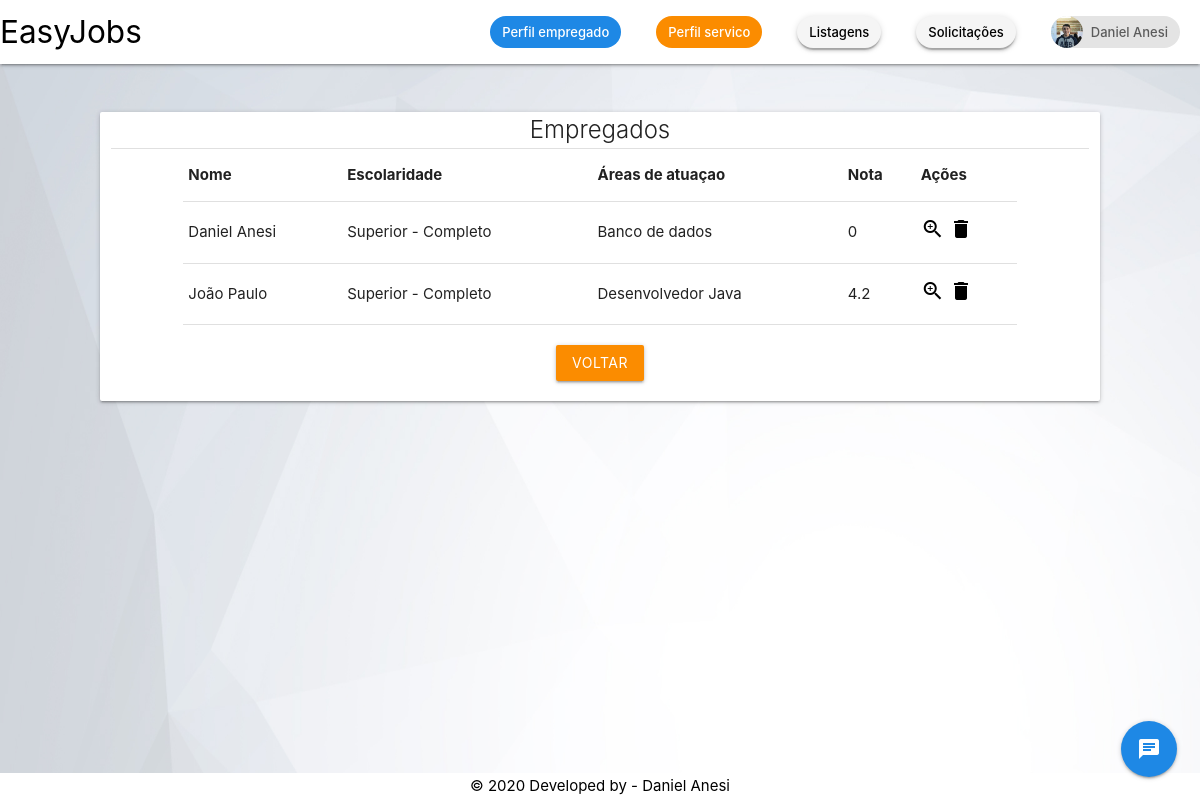
Page /Tela/listagemEmpregado.php (signed in) on the committed database.
### tables this page shows
CREATE TABLE `empregado` (
  `id_usuario` int(11) NOT NULL,
  `escolaridade` varchar(220) NOT NULL,
  `area_atuacao` varchar(255) NOT NULL,
  `nota` varchar(45) DEFAULT NULL
);

CREATE TABLE `usuario` (
  `id_usuario` int(11) NOT NULL,
  `nome` varchar(220) NOT NULL,
  `cpf` varchar(14) NOT NULL,
  `nascimento` date NOT NULL,
  `telefone` varchar(15) DEFAULT NULL,
  `email` varchar(220) NOT NULL,
  `senha` varchar(220) NOT NULL,
  `foto` varchar(220) DEFAULT NULL,
  `admin` tinyint(4) DEFAULT NULL,
  `id_endereco` int(11) NOT NULL,
  `deletado` int(1) DEFAULT 0
);

### Controle/EmpregadoPDO.php (called while the page is built, shortened)
<?php
include_once __DIR__ . './../Controle/UsuarioPDO.php';
include_once __DIR__ . './../Modelo/Empregado.php';
include_once __DIR__ . './../Modelo/Usuario.php';
class EmpregadoPDO
{
    function selectEmpregado()
    {
        $con = new conexao();
        $pdo = $con->getConexao();
        $stmt = $pdo->prepare('select * from empregado ;');
        $stmt->execute();
        if ($stmt->rowCount() > 0) {
            return $stmt;
        } else {
            return false;
        }
    }
}

### Controle/UsuarioPDO.php (called while the page is built, shortened)
<?php
        include_once __DIR__.'/../Modelo/Empregado.php';
        include_once __DIR__.'/../Controle/EmpregadoPDO.php';
        include_once __DIR__.'/../Modelo/Usuario.php';
    class UsuarioPDO
    {
        function selectUsuarioId_usuario($id_usuario)
        {
            $con = new conexao();
            $pdo = $con->getConexao();
            $stmt = $pdo->prepare('select * from usuario where id_usuario = :id_usuario;');
            $stmt->bindValue(':id_usuario', $id_usuario);
            $stmt->execute();
            if ($stmt->rowCount() > 0) {
                return $stmt;
            } else {
                return false;
            }
        }
    }

### Modelo/Usuario.php (called while the page is built, shortened)
<?php
    class Usuario
    {
        private $nome;
        public function __construct()
        {
            if (func_num_args() != 0) {
                $atributos = func_get_args()[0];
            }
        }
        public function getNome()
        {
            return $this->nome;
        }
    }

### Modelo/Empregado.php (called while the page is built, shortened)
<?php
$pontos = "";
if (realpath("./index.php")) {
    $pontos = './';
} else {
    if (realpath("../index.php")) {
        $pontos = '../';
    } else {
        if (realpath("../../index.php")) {
            $pontos = '../../';
        }
    }
}
include_once $pontos . 'Modelo/Usuario.php';
class Empregado extends Usuario {
private $id_usuario;
private $escolaridade;
private $area_atuacao;
private $nota;
public function __construct() {
    if (func_num_args() != 0) {
        $atributos = func_get_args()[0];
        }
    }
     public function getId_usuario(){
         return $this->id_usuario;
     }
     public function getEscolaridade(){
         return $this->escolaridade;
     }
     public function getArea_atuacao(){
         return $this->area_atuacao;
     }
     public function getNota(){
         return $this->nota;
     }
}

### Tela/listagemEmpregado.php (the view, shortened to what this page needs)
<!DOCTYPE html>
<html>
<head>
    <?php
        include_once '../Base/header.php';
        include_once '../Controle/EmpregadoPDO.php';
        include_once '../Controle/UsuarioPDO.php';
        include_once '../Modelo/Empregado.php';
        include_once '../Modelo/Usuario.php';
    ?>
<body class="homeimg">
<?php
    include_once '../Base/iNav.php';
?>
<main>
    <div class="row " style="margin-top: 5vh;">
        <div class="card col l10 offset-l1 m10 offset-m1 s12">
            <div class="card-title center">Empregados</div>
            <div class="divider"></div>
            <div class="row">
                <table class="highlight responsive-table col l10 offset-l1 hide-on-small-only">
                    <thead>
                    <tr>
                        <th>Nome</th>
                        <th>Escolaridade</th>
                        <th>Áreas de atuaçao</th>
                        <th>Nota</th>
                        <th>Ações</th>
                    </tr>
                    </thead>
                    <tbody>
                    <?php
                        $stmtEmpregados = $empregadoPDO->selectEmpregado();
                        while ($linha = $stmtEmpregados->fetch()) {
                            $empregado = new Empregado($linha);
                            $usuario = new Usuario($usuarioPDO->selectUsuarioId_usuario($empregado->getId_usuario())->fetch());
                            ?>
                            <tr>
                                <td><?= $usuario->getNome() ?></td>
                                <td><?= $empregado->getEscolaridade() ?></td>
                                <td><?= $empregado->getArea_atuacao() ?></td>
                                <td><?= $empregado->getNota() == "" ? '0' : $empregado->getNota() ?></td>
                                <td>
                                    <a href="./verEmpregado.php?id=<?= $empregado->getId_usuario() ?>"
                                       class="tooltipped" data-position="bottom" data-tooltip="Ver mais"><i
                                                class="material-icons black-text">zoom_in</i></a>
                                    <a href="#!" class="tooltipped modal-trigger exluirEmpregado" id_usuario="<?= $empregado->getId_usuario()?>"
                                       data-position="bottom" data-tooltip="Deletar"><i
                                                class="material-icons black-text">delete</i></a>
                                </td>
                            </tr>
                            <?php
                        }
                    ?>
                    </tbody>
                </table>
            </div>
            <div class="row center">
                <a class="btn orange darken-1 voltar">Voltar</a>
            </div>
        </div>
    </div>
</main>
<?php
    include_once '../Base/footer.php';
?>
</body>
</html>

### css/custom.css (style rules this page uses)
body { display: flex; max-width: 100vw; min-height: 100vh; flex-direction: column; background-image: url('../Img/bg1.jpg'); background-size: 100vw 100vh; background-repeat: no-repeat; background-attachment: fixed; }
main { flex: 1 0 auto; }

### rows in the picture
empregado: id_usuario.nome "Daniel Anesi", escolaridade "Superior - Completo", area_atuacao "Banco de dados", shows "0"
empregado: id_usuario.nome "João Paulo", escolaridade "Superior - Completo", area_atuacao "Desenvolvedor Java", nota "4.2"

### other values in the picture
$usuario->getNome() "Daniel Anesi"
